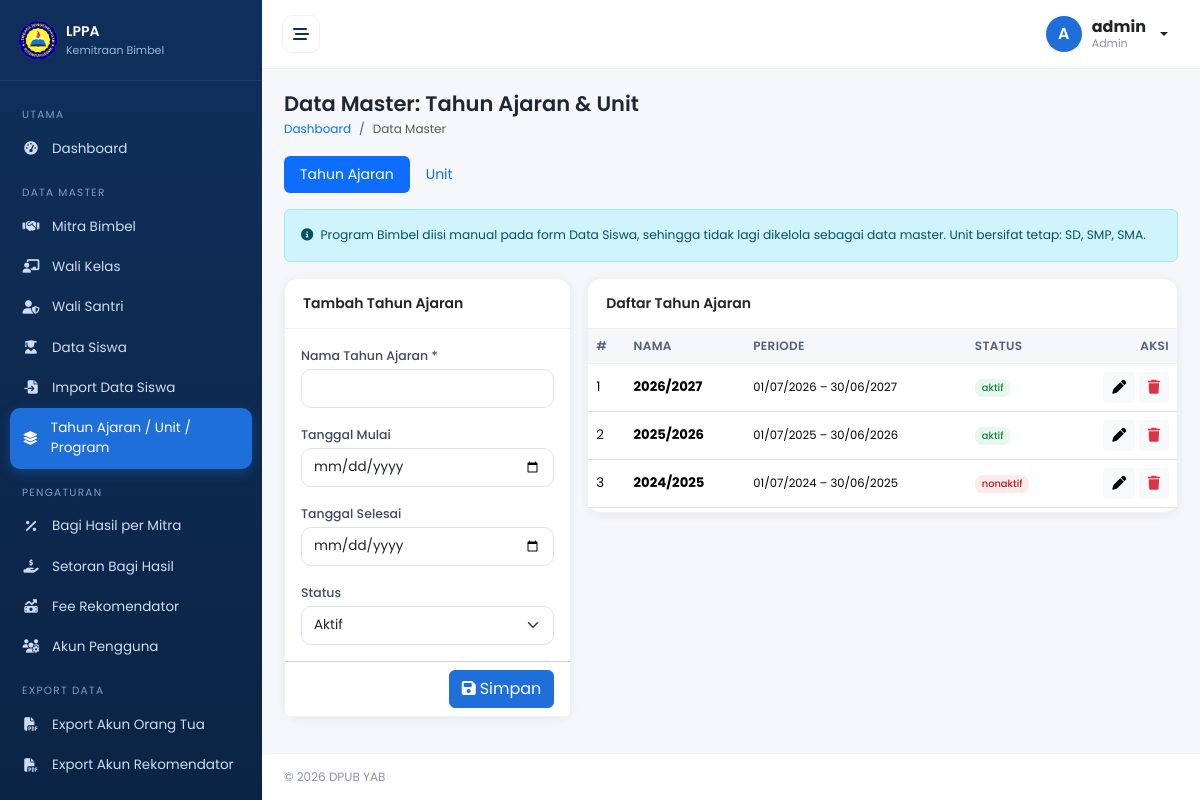
Page /admin/master.php (signed in) on the committed database.
### tables this page shows
CREATE TABLE `academic_years` (
  `id` int(11) NOT NULL,
  `nama_tahun_ajaran` varchar(30) NOT NULL,
  `tanggal_mulai` date DEFAULT NULL,
  `tanggal_selesai` date DEFAULT NULL,
  `status` enum('aktif','nonaktif') NOT NULL DEFAULT 'aktif'
);

### config/database.php (called while the page is built, shortened)
<?php
function db(): PDO {
    static $pdo = null;
    if ($pdo === null) {
        $dsn = 'mysql:host=' . DB_HOST . ';dbname=' . DB_NAME . ';charset=' . DB_CHARSET;
        try {
            $pdo = new PDO($dsn, DB_USER, DB_PASS, [
                PDO::ATTR_ERRMODE            => PDO::ERRMODE_EXCEPTION,
                PDO::ATTR_DEFAULT_FETCH_MODE => PDO::FETCH_ASSOC,
                PDO::ATTR_EMULATE_PREPARES   => false,
            ]);
        } catch (PDOException $e) {
            die('Koneksi database gagal: ' . htmlspecialchars($e->getMessage()));
        }
    }
    return $pdo;
}

### admin/master.php (the view, shortened to what this page needs)
<?php
$TABS = [
  'academic_years' => ['label' => 'Tahun Ajaran', 'col' => 'nama_tahun_ajaran', 'tanggal' => true],
  'units'          => ['label' => 'Unit',         'col' => 'nama_unit',          'tanggal' => false],
];
$tab = $_GET['tab'] ?? 'academic_years';
$cfg = $TABS[$tab];
$row = null;
$list = db()->query("SELECT * FROM $tab ORDER BY id DESC")->fetchAll();
include __DIR__ . '/../includes/header.php';
?>
<ul class="nav nav-pills mb-3">
<?php foreach ($TABS as $k => $v): ?>
  <li class="nav-item"><a class="nav-link <?= $k === $tab ? 'active' : '' ?>" href="?tab=<?= $k ?>"><?= e($v['label']) ?></a></li>
<?php endforeach; ?>
</ul>
<div class="alert alert-info small"><i class="fa-solid fa-circle-info me-1"></i>
  Program Bimbel diisi manual pada form Data Siswa, sehingga tidak lagi dikelola sebagai data master.
  Unit bersifat tetap: <?= e(implode(', ', UNIT_TETAP)) ?>.</div>
<div class="row g-3">
  <div class="col-lg-4">
    <form method="post" class="card"><?= csrf_field() ?>
      <div class="card-header"><?= $row ? 'Edit' : 'Tambah' ?> <?= e($cfg['label']) ?></div>
      <div class="card-body">
        <div class="mb-3"><label class="form-label">Nama <?= e($cfg['label']) ?> *</label>
          <input name="nama" class="form-control" required value="<?= e($row[$cfg['col']] ?? '') ?>"></div>
        <?php if ($cfg['tanggal']): ?>
        <div class="mb-3"><label class="form-label">Tanggal Mulai</label><input type="date" name="tanggal_mulai" class="form-control" value="<?= e($row['tanggal_mulai'] ?? '') ?>"></div>
        <div class="mb-3"><label class="form-label">Tanggal Selesai</label><input type="date" name="tanggal_selesai" class="form-control" value="<?= e($row['tanggal_selesai'] ?? '') ?>"></div>
        <?php endif; ?>
        <div><label class="form-label">Status</label><select name="status" class="form-select">
          <option value="aktif" <?= ($row['status'] ?? '') === 'aktif' ? 'selected' : '' ?>>Aktif</option>
          <option value="nonaktif" <?= ($row['status'] ?? '') === 'nonaktif' ? 'selected' : '' ?>>Tidak Aktif</option></select></div>
      </div>
      <div class="card-footer bg-white text-end"><?php if ($row): ?><a href="?tab=<?= e($tab) ?>" class="btn btn-light">Batal</a><?php endif; ?>
        <button class="btn btn-primary"><i class="fa-solid fa-floppy-disk me-1"></i>Simpan</button></div>
    </form>
  </div>
  <div class="col-lg-8"><div class="card"><div class="card-header">Daftar <?= e($cfg['label']) ?></div><div class="card-body p-0"><div class="table-responsive-wrapper mobile-table-wrapper">
    <table class="table table-hover align-middle"><thead><tr><th>#</th><th>Nama</th>
      <?php if ($cfg['tanggal']): ?><th>Periode</th><?php endif; ?><th>Status</th><th class="text-end">Aksi</th></tr></thead><tbody>
    <?php foreach ($list as $i => $r): ?>
      <tr><td><?= $i + 1 ?></td><td><strong><?= e($r[$cfg['col']]) ?></strong></td>
      <?php if ($cfg['tanggal']): ?><td><small><?= tgl_id($r['tanggal_mulai']) ?> &ndash; <?= tgl_id($r['tanggal_selesai']) ?></small></td><?php endif; ?>
      <td><?= badge_status($r['status']) ?></td>
      <td class="text-end text-nowrap">
        <a class="btn btn-sm btn-light" href="?tab=<?= e($tab) ?>&aksi=edit&id=<?= (int)$r['id'] ?>"><i class="fa-solid fa-pen"></i></a>
        <a class="btn btn-sm btn-light text-danger" href="?tab=<?= e($tab) ?>&aksi=hapus&id=<?= (int)$r['id'] ?>" data-confirm="Hapus data ini?"><i class="fa-solid fa-trash"></i></a>
      </td></tr>
    <?php endforeach; ?>
    </tbody></table></div></div></div></div>
</div>
<?php include __DIR__ . '/../includes/footer.php'; ?>

### includes/functions.php (shortened to what this page needs)
<?php
function e($v): string { return htmlspecialchars((string)$v, ENT_QUOTES, 'UTF-8'); }
function tgl_id(?string $d): string { return $d ? date('d/m/Y', strtotime($d)) : '-'; }
function badge_status(string $s): string {
    $key = strtolower($s);
    $map = ['lunas' => 'success', 'angsuran' => 'warning', 'aktif' => 'success', 'nonaktif' => 'danger'];
    $cls = $map[$key] ?? 'secondary';
    $txt = isset(STATUS_LIST[$key]) ? STATUS_LIST[$key] : $s;
    return '<span class="badge bg-' . $cls . '-soft">' . e($txt) . '</span>';
}

### assets/css/style.css (style rules this page uses)
:root { --navy:#0f2f5b; --navy-700:#14406f; --blue:#1e6fd9; --blue-100:#e8f1fd; --gray-50:#f5f7fa; --gray-100:#eef1f6; --gray-400:#8a93a5; --text:#1f2734; --green:#16a34a; --amber:#d97706; --red:#dc2626; --radius:14px; --shadow:0 2px 10px rgba(15,47,91,.07); --sidebar-w:262px; }
* { box-sizing:border-box }
html,body { overflow-x:hidden }
body { margin:0;font-family:'Poppins',system-ui,sans-serif;background:var(--gray-50);color:var(--text);font-size:14px }
a { text-decoration:none }
.card { border:1px solid var(--gray-100);border-radius:var(--radius);box-shadow:var(--shadow) }
.card-header { background:#fff;border-bottom:1px solid var(--gray-100);font-weight:600;border-radius:var(--radius) var(--radius) 0 0!important;padding:14px 18px }
.table { font-size:13.2px;margin:0 }
.table>thead th { background:var(--gray-50);color:#54607a;font-weight:600;font-size:12px;text-transform:uppercase;letter-spacing:.03em;white-space:nowrap;border-bottom:1px solid var(--gray-100) }
.table>tbody td { vertical-align:middle }
.badge { font-weight:500;padding:.4em .7em;border-radius:8px }
.bg-success-soft { background:#e7f7ee;color:#15803d }
.bg-danger-soft { background:#fdebeb;color:#b91c1c }
.btn-primary { background:var(--blue);border-color:var(--blue) }
.form-label { font-size:12.5px;font-weight:500;color:#3f4a5f;margin-bottom:4px }
.form-control,.form-select { border-radius:10px;border-color:#dde3ec;font-size:13.5px;padding:.5rem .75rem }
.table-responsive-wrapper { overflow-x:auto;-webkit-overflow-scrolling:touch;-ms-overflow-style:-ms-autohiding-scrollbar;max-width:100% }
.mobile-table-wrapper { padding-bottom:4px }
.table-responsive-wrapper>.table:not(.table-striped)>thead>tr>th:last-of-type, .table-responsive-wrapper>.table:not(.table-striped)>tbody>tr>td:last-of-type, .table-responsive-wrapper>.table:not(.table-striped)>tfoot>tr>th:last-of-type, .table-responsive-wrapper>.table:not(.table-striped)>tfoot>tr>td:last-of-type { position:sticky;right:0;z-index:2 }
.table-responsive-wrapper>.table:not(.table-striped)>thead>tr>th:last-of-type { background:var(--gray-50) }
.table-responsive-wrapper>.table:not(.table-striped)>tbody>tr>td:last-of-type, .table-responsive-wrapper>.table:not(.table-striped)>tfoot>tr>td:last-of-type { background:#fff;box-shadow:-8px 0 10px -6px rgba(15,47,91,.18) }
.table-responsive-wrapper>.table:not(.table-striped)>thead>tr>th:last-of-type, .table-responsive-wrapper>.table:not(.table-striped)>tfoot>tr>th:last-of-type { box-shadow:-8px 0 10px -6px rgba(15,47,91,.12) }

### rows in the picture
academic_years: nama_tahun_ajaran "2026/2027", tanggal_mulai "01/07/2026", tanggal_selesai "30/06/2027", status "aktif"
academic_years: nama_tahun_ajaran "2025/2026", tanggal_mulai "01/07/2025", tanggal_selesai "30/06/2026", status "aktif"
academic_years: nama_tahun_ajaran "2024/2025", tanggal_mulai "01/07/2024", tanggal_selesai "30/06/2025", status "nonaktif"

### other values in the picture
substr(user()['nama'] ?? 'U', 0, 1) "A"
user()['nama'] "admin"
str_replace('_', ' ', ucfirst(role())) "Admin"
$PAGE_TITLE "Data Master: Tahun Ajaran & Unit"
$b['label'] "Dashboard"
$b['label'] "Data Master"
$v['label'] "Tahun Ajaran"
$v['label'] "Unit"
implode(', ', UNIT_TETAP) "SD, SMP, SMA"
$cfg['label'] "Tahun Ajaran"
COPYRIGHT_HOLDER "DPUB YAB"
